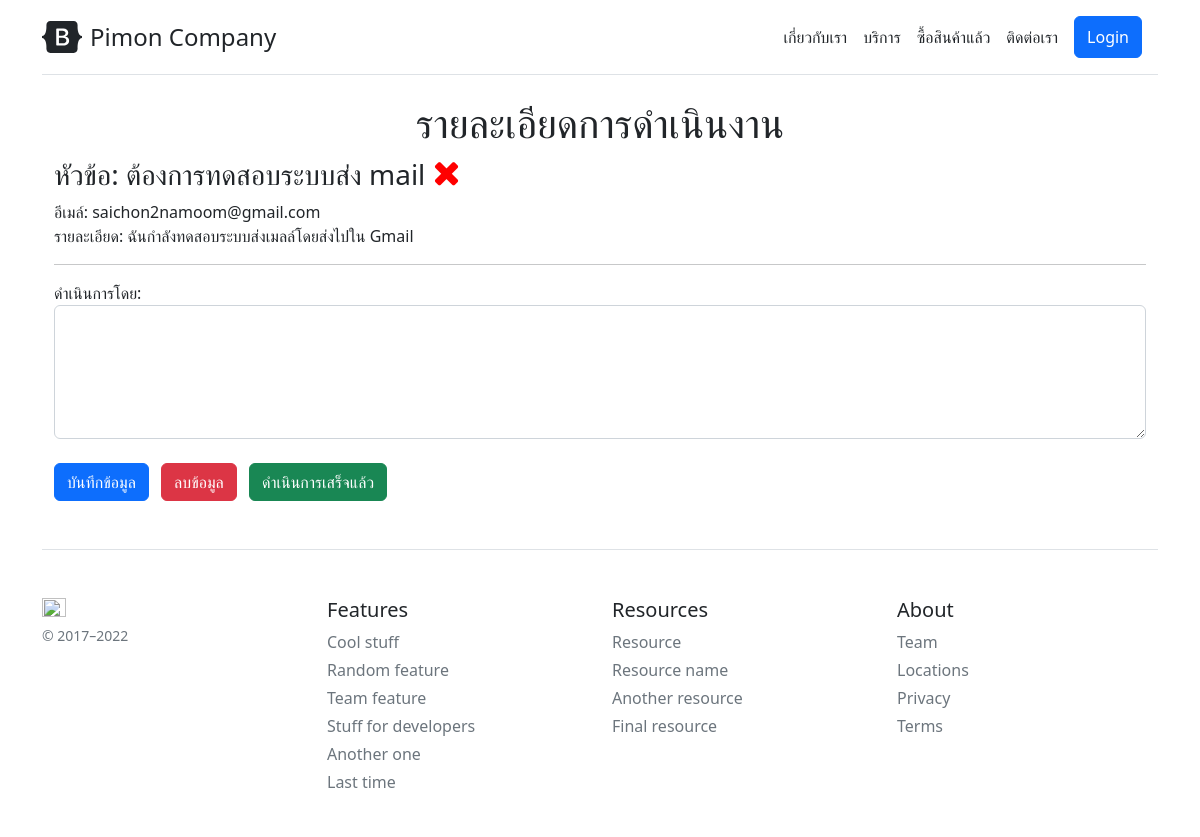
Page /action-detail/6/ on the earlier database version.
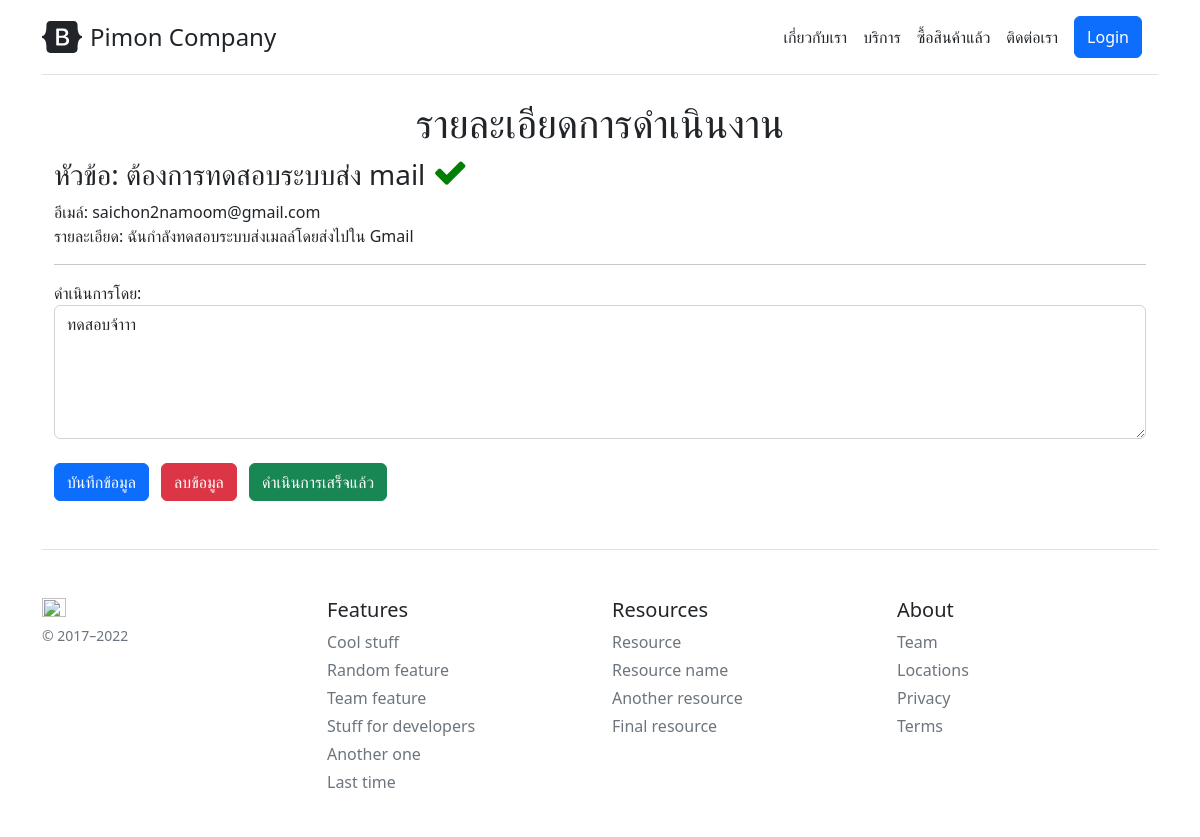
Same page on the later database version.
### company/models.py (models this page shows, shortened)
class Action(models.Model):
    contactlist = models.ForeignKey(ContactList, on_delete=models.CASCADE)
    action_detail = models.TextField()

### company/views.py (the view, shortened to what this page needs)
# urls.py: path('action-detail/<str:cId>/', ActionPage, name='action-page'),
def ActionPage(req, cId):
	context = {}
	contact = ContactList.objects.get(id=cId)
	context['contact'] = contact
	try:
		action = Action.objects.get(contactlist=contact)
		context['action'] = action
	except:
		pass
	return render(req, 'company/action.html', context)

### company/template/company/action.html (shortened to what this page needs)
{% extends 'company/base.html' %}
{% block content %}
<center>
    <h1>รายละเอียดการดำเนินงาน</h1>
</center>
<div class="container">
    <h3>
        หัวข้อ: {{contact.title}}
        {% if contact.complete == True %}
        <td><i class="fa fa-check" style="font-size:35px;color:green"></i></td>
        {% else %}
        <td><i class="fa fa-close" style="font-size:35px;color:red"></i></td>
        {% endif %}
    </h3>
    <p>
       อีเมล์: {{contact.email}}<br>
       รายละเอียด: {{contact.detail}}<br>
    </p>
    <hr>
    <form method="POST">
        <div class="form-group mb-4">
            <label for="detail">ดำเนินการโดย:</label>
            <textarea class="form-control" rows="5" id="detail" name="detail">{{action.action_detail}}</textarea>
        </div>
        <button type="submit" class="btn btn-primary me-2" name="save" onclick='alert("บันทึข้อมูลเรียบร้อย")'>บันทึกข้อมูล</button>
        <button type="submit" class="btn btn-danger me-2" name="delete">ลบข้อมูล</button>
        <button type="submit" class="btn btn-success me-2" name="completed">ดำเนินการเสร็จแล้ว</button>
    </form>
</div>
{% endblock content %}

Differences in the rows shown:
changed ContactList "ต้องการทดสอบระบบส่ง mail": complete False → True (drawn)
added Action: detail "ทดสอบจ้าาา"
